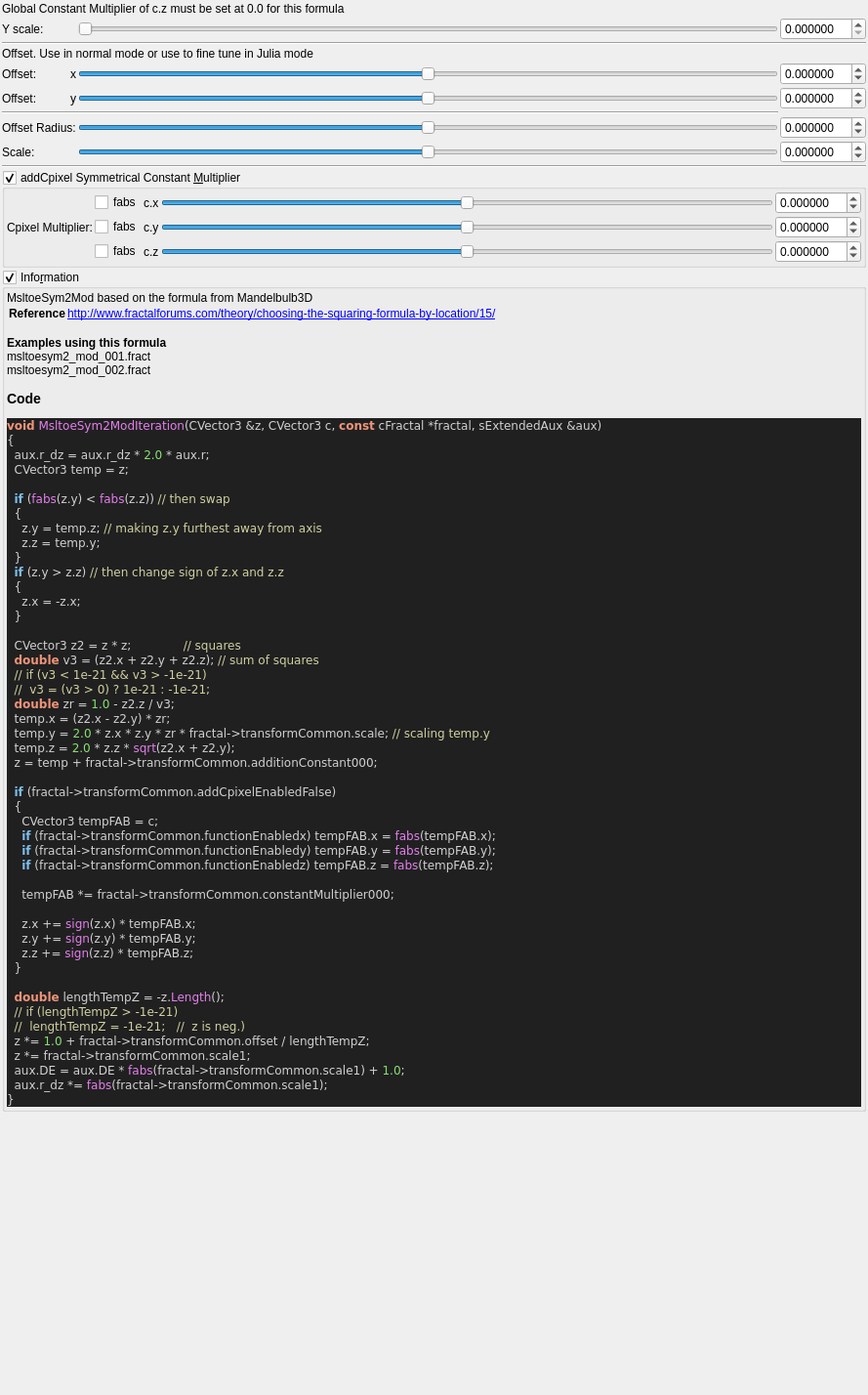
<?xml version="1.0" encoding="UTF-8"?>
<ui version="4.0">
 <class>msltoe_sym2_mod</class>
 <widget class="QWidget" name="Form">
  <property name="geometry">
   <rect>
    <x>0</x>
    <y>0</y>
    <width>889</width>
    <height>1428</height>
   </rect>
  </property>
  <property name="windowTitle">
   <string notr="true">msltoe_sym2_mod</string>
  </property>
  <layout class="QVBoxLayout" name="verticalLayout">
   <property name="spacing">
    <number>2</number>
   </property>
   <property name="leftMargin">
    <number>2</number>
   </property>
   <property name="topMargin">
    <number>2</number>
   </property>
   <property name="rightMargin">
    <number>2</number>
   </property>
   <property name="bottomMargin">
    <number>2</number>
   </property>
   <item>
    <layout class="QGridLayout" name="gridLayout_64">
     <property name="spacing">
      <number>2</number>
     </property>
     <item row="1" column="4">
      <widget class="MyDoubleSpinBox" name="spinbox_transf_scale">
       <property name="sizePolicy">
        <sizepolicy hsizetype="Minimum" vsizetype="Maximum">
         <horstretch>0</horstretch>
         <verstretch>0</verstretch>
        </sizepolicy>
       </property>
       <property name="prefix">
        <string/>
       </property>
       <property name="suffix">
        <string/>
       </property>
       <property name="decimals">
        <number>6</number>
       </property>
       <property name="minimum">
        <double>0.000000000000000</double>
       </property>
       <property name="maximum">
        <double>9.999000000000001</double>
       </property>
       <property name="singleStep">
        <double>0.100000000000000</double>
       </property>
      </widget>
     </item>
     <item row="4" column="2">
      <widget class="QLabel" name="label_257">
       <property name="text">
        <string notr="true">x</string>
       </property>
       <property name="alignment">
        <set>Qt::AlignRight|Qt::AlignTrailing|Qt::AlignVCenter</set>
       </property>
      </widget>
     </item>
     <item row="5" column="3">
      <widget class="QSlider" name="slider3_transf_addition_constant_y">
       <property name="sizePolicy">
        <sizepolicy hsizetype="Expanding" vsizetype="Maximum">
         <horstretch>0</horstretch>
         <verstretch>0</verstretch>
        </sizepolicy>
       </property>
       <property name="minimum">
        <number>-5000000</number>
       </property>
       <property name="maximum">
        <number>5000000</number>
       </property>
       <property name="singleStep">
        <number>1</number>
       </property>
       <property name="orientation">
        <enum>Qt::Horizontal</enum>
       </property>
      </widget>
     </item>
     <item row="7" column="3">
      <widget class="QSlider" name="slider_transf_offset">
       <property name="sizePolicy">
        <sizepolicy hsizetype="Expanding" vsizetype="Maximum">
         <horstretch>0</horstretch>
         <verstretch>0</verstretch>
        </sizepolicy>
       </property>
       <property name="minimum">
        <number>-2000000</number>
       </property>
       <property name="maximum">
        <number>2000000</number>
       </property>
       <property name="value">
        <number>0</number>
       </property>
       <property name="sliderPosition">
        <number>0</number>
       </property>
       <property name="orientation">
        <enum>Qt::Horizontal</enum>
       </property>
      </widget>
     </item>
     <item row="5" column="4">
      <widget class="MyDoubleSpinBox" name="spinbox3_transf_addition_constant_y">
       <property name="sizePolicy">
        <sizepolicy hsizetype="Minimum" vsizetype="Maximum">
         <horstretch>0</horstretch>
         <verstretch>0</verstretch>
        </sizepolicy>
       </property>
       <property name="prefix">
        <string/>
       </property>
       <property name="suffix">
        <string/>
       </property>
       <property name="decimals">
        <number>6</number>
       </property>
       <property name="minimum">
        <double>-99.989999999999995</double>
       </property>
       <property name="maximum">
        <double>99.989999999999995</double>
       </property>
       <property name="singleStep">
        <double>0.100000000000000</double>
       </property>
      </widget>
     </item>
     <item row="0" column="1" colspan="4">
      <widget class="QLabel" name="label_2">
       <property name="text">
        <string>Global Constant Multiplier of c.z must be set at 0.0 for this formula</string>
       </property>
      </widget>
     </item>
     <item row="4" column="4">
      <widget class="MyDoubleSpinBox" name="spinbox3_transf_addition_constant_x">
       <property name="sizePolicy">
        <sizepolicy hsizetype="Minimum" vsizetype="Maximum">
         <horstretch>0</horstretch>
         <verstretch>0</verstretch>
        </sizepolicy>
       </property>
       <property name="prefix">
        <string/>
       </property>
       <property name="suffix">
        <string/>
       </property>
       <property name="decimals">
        <number>6</number>
       </property>
       <property name="minimum">
        <double>-99.989999999999995</double>
       </property>
       <property name="maximum">
        <double>99.989999999999995</double>
       </property>
       <property name="singleStep">
        <double>0.100000000000000</double>
       </property>
      </widget>
     </item>
     <item row="2" column="1" colspan="4">
      <widget class="Line" name="line_56">
       <property name="orientation">
        <enum>Qt::Horizontal</enum>
       </property>
      </widget>
     </item>
     <item row="4" column="1">
      <widget class="QLabel" name="label_268">
       <property name="text">
        <string>Offset:</string>
       </property>
      </widget>
     </item>
     <item row="1" column="3">
      <widget class="QSlider" name="slider_transf_scale">
       <property name="sizePolicy">
        <sizepolicy hsizetype="Expanding" vsizetype="Maximum">
         <horstretch>0</horstretch>
         <verstretch>0</verstretch>
        </sizepolicy>
       </property>
       <property name="minimum">
        <number>0</number>
       </property>
       <property name="maximum">
        <number>1000000</number>
       </property>
       <property name="singleStep">
        <number>1</number>
       </property>
       <property name="pageStep">
        <number>100</number>
       </property>
       <property name="orientation">
        <enum>Qt::Horizontal</enum>
       </property>
      </widget>
     </item>
     <item row="5" column="1">
      <widget class="QLabel" name="label_267">
       <property name="text">
        <string>Offset:</string>
       </property>
      </widget>
     </item>
     <item row="4" column="3">
      <widget class="QSlider" name="slider3_transf_addition_constant_x">
       <property name="sizePolicy">
        <sizepolicy hsizetype="Preferred" vsizetype="Preferred">
         <horstretch>0</horstretch>
         <verstretch>0</verstretch>
        </sizepolicy>
       </property>
       <property name="minimum">
        <number>-5000000</number>
       </property>
       <property name="maximum">
        <number>5000000</number>
       </property>
       <property name="singleStep">
        <number>1</number>
       </property>
       <property name="orientation">
        <enum>Qt::Horizontal</enum>
       </property>
      </widget>
     </item>
     <item row="5" column="2">
      <widget class="QLabel" name="label_264">
       <property name="text">
        <string notr="true">y</string>
       </property>
       <property name="alignment">
        <set>Qt::AlignRight|Qt::AlignTrailing|Qt::AlignVCenter</set>
       </property>
      </widget>
     </item>
     <item row="1" column="1" colspan="2">
      <widget class="QLabel" name="label_8">
       <property name="text">
        <string>Y scale:</string>
       </property>
      </widget>
     </item>
     <item row="3" column="1" colspan="4">
      <widget class="QLabel" name="label">
       <property name="text">
        <string>Offset. Use in normal mode or use to fine tune in Julia mode</string>
       </property>
      </widget>
     </item>
     <item row="7" column="1" colspan="2">
      <widget class="QLabel" name="label_146">
       <property name="text">
        <string>Offset Radius:</string>
       </property>
      </widget>
     </item>
     <item row="8" column="1" colspan="2">
      <widget class="QLabel" name="label_147">
       <property name="text">
        <string>Scale:</string>
       </property>
      </widget>
     </item>
     <item row="8" column="3">
      <widget class="QSlider" name="slider_transf_scale_1">
       <property name="sizePolicy">
        <sizepolicy hsizetype="Expanding" vsizetype="Maximum">
         <horstretch>0</horstretch>
         <verstretch>0</verstretch>
        </sizepolicy>
       </property>
       <property name="minimum">
        <number>-2000000</number>
       </property>
       <property name="maximum">
        <number>2000000</number>
       </property>
       <property name="value">
        <number>0</number>
       </property>
       <property name="sliderPosition">
        <number>0</number>
       </property>
       <property name="orientation">
        <enum>Qt::Horizontal</enum>
       </property>
      </widget>
     </item>
     <item row="7" column="4">
      <widget class="MyDoubleSpinBox" name="spinbox_transf_offset">
       <property name="sizePolicy">
        <sizepolicy hsizetype="Minimum" vsizetype="Maximum">
         <horstretch>0</horstretch>
         <verstretch>0</verstretch>
        </sizepolicy>
       </property>
       <property name="prefix">
        <string/>
       </property>
       <property name="suffix">
        <string/>
       </property>
       <property name="decimals">
        <number>6</number>
       </property>
       <property name="minimum">
        <double>-99.998999999999995</double>
       </property>
       <property name="maximum">
        <double>99.998999999999995</double>
       </property>
       <property name="singleStep">
        <double>0.100000000000000</double>
       </property>
      </widget>
     </item>
     <item row="8" column="4">
      <widget class="MyDoubleSpinBox" name="spinbox_transf_scale_1">
       <property name="sizePolicy">
        <sizepolicy hsizetype="Minimum" vsizetype="Maximum">
         <horstretch>0</horstretch>
         <verstretch>0</verstretch>
        </sizepolicy>
       </property>
       <property name="prefix">
        <string/>
       </property>
       <property name="suffix">
        <string/>
       </property>
       <property name="decimals">
        <number>6</number>
       </property>
       <property name="minimum">
        <double>-99.998999999999995</double>
       </property>
       <property name="maximum">
        <double>99.998999999999995</double>
       </property>
       <property name="singleStep">
        <double>0.100000000000000</double>
       </property>
      </widget>
     </item>
     <item row="6" column="1" colspan="3">
      <widget class="Line" name="line_59">
       <property name="orientation">
        <enum>Qt::Horizontal</enum>
       </property>
      </widget>
     </item>
    </layout>
   </item>
   <item>
    <layout class="QGridLayout" name="gridLayout_3">
     <property name="spacing">
      <number>2</number>
     </property>
     <item row="0" column="1">
      <widget class="Line" name="line_60">
       <property name="orientation">
        <enum>Qt::Horizontal</enum>
       </property>
      </widget>
     </item>
    </layout>
   </item>
   <item>
    <widget class="MyGroupBox" name="groupCheck_transf_addCpixel_enabled_false">
     <property name="toolTip">
      <string>&lt;html&gt;&lt;head/&gt;&lt;body&gt;&lt;p&gt;Cpixel is CVector3 c = ( c.x, c.y, c.z). It is each original point (pixel) in 3D space where the iteration starts from, ( c = original z for each point .) It is commonly found in formula structures z = f(z) + c.&lt;/p&gt;&lt;p&gt;The Cpixel multiplier effectively scales this point &amp;quot;c&amp;quot; towards the origin.&lt;/p&gt;&lt;p&gt;This transform allows the addition or subtraction of Cpixel, dependent on whether z is postive or negative.&lt;/p&gt;&lt;p&gt;e.g if &lt;span style=&quot; font-style:italic;&quot;&gt;z.x&lt;/span&gt; is positive then &lt;span style=&quot; font-style:italic;&quot;&gt;fabs(c.x)&lt;/span&gt; is added, if &lt;span style=&quot; font-style:italic;&quot;&gt;z.x&lt;/span&gt; is negative then &lt;span style=&quot; font-style:italic;&quot;&gt;fabs(c)&lt;/span&gt; is subtracted. &lt;/p&gt;&lt;p&gt;Also try negative addCpixel constant multipliers.&lt;/p&gt;&lt;p&gt;If checkBoxes are disabled then Cpixel remains signed.&lt;/p&gt;&lt;p&gt;&lt;br/&gt;&lt;/p&gt;&lt;/body&gt;&lt;/html&gt;</string>
     </property>
     <property name="title">
      <string>addCpixel Symmetrical Constant &amp;Multiplier</string>
     </property>
     <property name="checkable">
      <bool>true</bool>
     </property>
     <layout class="QVBoxLayout" name="verticalLayout_49">
      <property name="spacing">
       <number>2</number>
      </property>
      <property name="leftMargin">
       <number>2</number>
      </property>
      <property name="topMargin">
       <number>2</number>
      </property>
      <property name="rightMargin">
       <number>2</number>
      </property>
      <property name="bottomMargin">
       <number>2</number>
      </property>
      <item>
       <layout class="QGridLayout" name="gridLayout_23">
        <property name="spacing">
         <number>2</number>
        </property>
        <item row="0" column="4">
         <widget class="MyDoubleSpinBox" name="spinbox3_transf_constant_multiplier_000_x">
          <property name="sizePolicy">
           <sizepolicy hsizetype="Minimum" vsizetype="Maximum">
            <horstretch>0</horstretch>
            <verstretch>0</verstretch>
           </sizepolicy>
          </property>
          <property name="prefix">
           <string/>
          </property>
          <property name="suffix">
           <string/>
          </property>
          <property name="decimals">
           <number>6</number>
          </property>
          <property name="minimum">
           <double>-99.989999999999995</double>
          </property>
          <property name="maximum">
           <double>99.989999999999995</double>
          </property>
          <property name="singleStep">
           <double>0.100000000000000</double>
          </property>
         </widget>
        </item>
        <item row="0" column="2">
         <widget class="QLabel" name="label_109">
          <property name="text">
           <string notr="true">c.x</string>
          </property>
         </widget>
        </item>
        <item row="1" column="4">
         <widget class="MyDoubleSpinBox" name="spinbox3_transf_constant_multiplier_000_y">
          <property name="sizePolicy">
           <sizepolicy hsizetype="Minimum" vsizetype="Maximum">
            <horstretch>0</horstretch>
            <verstretch>0</verstretch>
           </sizepolicy>
          </property>
          <property name="prefix">
           <string/>
          </property>
          <property name="suffix">
           <string/>
          </property>
          <property name="decimals">
           <number>6</number>
          </property>
          <property name="minimum">
           <double>-99.989999999999995</double>
          </property>
          <property name="maximum">
           <double>99.989999999999995</double>
          </property>
          <property name="singleStep">
           <double>0.100000000000000</double>
          </property>
         </widget>
        </item>
        <item row="2" column="4">
         <widget class="MyDoubleSpinBox" name="spinbox3_transf_constant_multiplier_000_z">
          <property name="sizePolicy">
           <sizepolicy hsizetype="Minimum" vsizetype="Maximum">
            <horstretch>0</horstretch>
            <verstretch>0</verstretch>
           </sizepolicy>
          </property>
          <property name="prefix">
           <string/>
          </property>
          <property name="suffix">
           <string/>
          </property>
          <property name="decimals">
           <number>6</number>
          </property>
          <property name="minimum">
           <double>-99.989999999999995</double>
          </property>
          <property name="maximum">
           <double>99.989999999999995</double>
          </property>
          <property name="singleStep">
           <double>0.100000000000000</double>
          </property>
         </widget>
        </item>
        <item row="1" column="2">
         <widget class="QLabel" name="label_110">
          <property name="text">
           <string notr="true">c.y</string>
          </property>
         </widget>
        </item>
        <item row="2" column="2">
         <widget class="QLabel" name="label_111">
          <property name="text">
           <string notr="true">c.z</string>
          </property>
         </widget>
        </item>
        <item row="0" column="3">
         <widget class="QSlider" name="slider3_transf_constant_multiplier_000_x">
          <property name="sizePolicy">
           <sizepolicy hsizetype="Expanding" vsizetype="Maximum">
            <horstretch>0</horstretch>
            <verstretch>0</verstretch>
           </sizepolicy>
          </property>
          <property name="minimum">
           <number>-10000000</number>
          </property>
          <property name="maximum">
           <number>10000000</number>
          </property>
          <property name="value">
           <number>0</number>
          </property>
          <property name="sliderPosition">
           <number>0</number>
          </property>
          <property name="orientation">
           <enum>Qt::Horizontal</enum>
          </property>
         </widget>
        </item>
        <item row="1" column="3">
         <widget class="QSlider" name="slider3_transf_constant_multiplier_000_y">
          <property name="sizePolicy">
           <sizepolicy hsizetype="Expanding" vsizetype="Maximum">
            <horstretch>0</horstretch>
            <verstretch>0</verstretch>
           </sizepolicy>
          </property>
          <property name="minimum">
           <number>-10000000</number>
          </property>
          <property name="maximum">
           <number>10000000</number>
          </property>
          <property name="value">
           <number>0</number>
          </property>
          <property name="sliderPosition">
           <number>0</number>
          </property>
          <property name="orientation">
           <enum>Qt::Horizontal</enum>
          </property>
         </widget>
        </item>
        <item row="2" column="3">
         <widget class="QSlider" name="slider3_transf_constant_multiplier_000_z">
          <property name="sizePolicy">
           <sizepolicy hsizetype="Expanding" vsizetype="Maximum">
            <horstretch>0</horstretch>
            <verstretch>0</verstretch>
           </sizepolicy>
          </property>
          <property name="minimum">
           <number>-10000000</number>
          </property>
          <property name="maximum">
           <number>10000000</number>
          </property>
          <property name="value">
           <number>0</number>
          </property>
          <property name="sliderPosition">
           <number>0</number>
          </property>
          <property name="orientation">
           <enum>Qt::Horizontal</enum>
          </property>
         </widget>
        </item>
        <item row="2" column="1">
         <widget class="QCheckBox" name="checkBox_transf_function_enabledz">
          <property name="text">
           <string notr="true">fabs</string>
          </property>
         </widget>
        </item>
        <item row="0" column="1">
         <widget class="QCheckBox" name="checkBox_transf_function_enabledx">
          <property name="text">
           <string notr="true">fabs</string>
          </property>
         </widget>
        </item>
        <item row="1" column="1">
         <widget class="QCheckBox" name="checkBox_transf_function_enabledy">
          <property name="text">
           <string notr="true">fabs</string>
          </property>
         </widget>
        </item>
        <item row="1" column="0">
         <widget class="QLabel" name="label_112">
          <property name="text">
           <string>Cpixel Multiplier:</string>
          </property>
         </widget>
        </item>
       </layout>
      </item>
     </layout>
    </widget>
   </item>
   <item>
    <widget class="MyGroupBox" name="groupCheck_info">
     <property name="title">
      <string>Info&amp;rmation</string>
     </property>
     <property name="flat">
      <bool>false</bool>
     </property>
     <property name="checkable">
      <bool>true</bool>
     </property>
     <layout class="QVBoxLayout" name="verticalLayout_2">
      <property name="spacing">
       <number>2</number>
      </property>
      <property name="leftMargin">
       <number>2</number>
      </property>
      <property name="topMargin">
       <number>2</number>
      </property>
      <property name="rightMargin">
       <number>2</number>
      </property>
      <property name="bottomMargin">
       <number>2</number>
      </property>
      <item>
       <widget class="QLabel" name="label_code_content">
        <property name="text">
         <string notr="true">&lt;p&gt;MsltoeSym2Mod based on the formula from Mandelbulb3D&lt;/p&gt;&lt;table&gt;
&lt;tr&gt;&lt;th&gt;Reference&lt;/th&gt;&lt;td&gt;&lt;a href=&quot;http://www.fractalforums.com/theory/choosing-the-squaring-formula-by-location/15/&quot;&gt;http://www.fractalforums.com/theory/choosing-the-squaring-formula-by-location/15/&lt;br&gt;
&lt;/td&gt;&lt;/tr&gt;
&lt;/table&gt;
&lt;br&gt;&lt;b&gt;Examples using this formula&lt;/b&gt;&lt;br&gt;msltoesym2_mod_001.fract&lt;br&gt;msltoesym2_mod_002.fract&lt;h3&gt;Code&lt;/h3&gt;
&lt;body style=&quot;background-color:#202020&quot;&gt;
&lt;pre style=&quot;color:#d0d0d0; background-color:#202020;  font-family:'Courier New',monospace;&quot;&gt;&lt;span style=&quot;color:#f09479; font-weight:bold&quot;&gt;void&lt;/span&gt; &lt;span style=&quot;color:#e47eed&quot;&gt;MsltoeSym2ModIteration&lt;/span&gt;&lt;span style=&quot;color:#d0d0d0&quot;&gt;(&lt;/span&gt;CVector3 &lt;span style=&quot;color:#d0d0d0&quot;&gt;&amp;amp;&lt;/span&gt;z&lt;span style=&quot;color:#d0d0d0&quot;&gt;,&lt;/span&gt; CVector3 c&lt;span style=&quot;color:#d0d0d0&quot;&gt;,&lt;/span&gt; &lt;span style=&quot;color:#f09479; font-weight:bold&quot;&gt;const&lt;/span&gt; cFractal &lt;span style=&quot;color:#d0d0d0&quot;&gt;*&lt;/span&gt;fractal&lt;span style=&quot;color:#d0d0d0&quot;&gt;,&lt;/span&gt; sExtendedAux &lt;span style=&quot;color:#d0d0d0&quot;&gt;&amp;amp;&lt;/span&gt;aux&lt;span style=&quot;color:#d0d0d0&quot;&gt;)&lt;/span&gt;
&lt;span style=&quot;color:#d0d0d0&quot;&gt;{&lt;/span&gt;
  aux&lt;span style=&quot;color:#d0d0d0&quot;&gt;.&lt;/span&gt;r_dz &lt;span style=&quot;color:#d0d0d0&quot;&gt;=&lt;/span&gt; aux&lt;span style=&quot;color:#d0d0d0&quot;&gt;.&lt;/span&gt;r_dz &lt;span style=&quot;color:#d0d0d0&quot;&gt;*&lt;/span&gt; &lt;span style=&quot;color:#87df71&quot;&gt;2.0&lt;/span&gt; &lt;span style=&quot;color:#d0d0d0&quot;&gt;*&lt;/span&gt; aux&lt;span style=&quot;color:#d0d0d0&quot;&gt;.&lt;/span&gt;r&lt;span style=&quot;color:#d0d0d0&quot;&gt;;&lt;/span&gt;
  CVector3 temp &lt;span style=&quot;color:#d0d0d0&quot;&gt;=&lt;/span&gt; z&lt;span style=&quot;color:#d0d0d0&quot;&gt;;&lt;/span&gt;

  &lt;span style=&quot;color:#7ec0ee; font-weight:bold&quot;&gt;if&lt;/span&gt; &lt;span style=&quot;color:#d0d0d0&quot;&gt;(&lt;/span&gt;&lt;span style=&quot;color:#e47eed&quot;&gt;fabs&lt;/span&gt;&lt;span style=&quot;color:#d0d0d0&quot;&gt;(&lt;/span&gt;z&lt;span style=&quot;color:#d0d0d0&quot;&gt;.&lt;/span&gt;y&lt;span style=&quot;color:#d0d0d0&quot;&gt;) &amp;lt;&lt;/span&gt; &lt;span style=&quot;color:#e47eed&quot;&gt;fabs&lt;/span&gt;&lt;span style=&quot;color:#d0d0d0&quot;&gt;(&lt;/span&gt;z&lt;span style=&quot;color:#d0d0d0&quot;&gt;.&lt;/span&gt;z&lt;span style=&quot;color:#d0d0d0&quot;&gt;))&lt;/span&gt; &lt;span style=&quot;color:#d0d0a0&quot;&gt;// then swap&lt;/span&gt;
  &lt;span style=&quot;color:#d0d0d0&quot;&gt;{&lt;/span&gt;
    z&lt;span style=&quot;color:#d0d0d0&quot;&gt;.&lt;/span&gt;y &lt;span style=&quot;color:#d0d0d0&quot;&gt;=&lt;/span&gt; temp&lt;span style=&quot;color:#d0d0d0&quot;&gt;.&lt;/span&gt;z&lt;span style=&quot;color:#d0d0d0&quot;&gt;;&lt;/span&gt; &lt;span style=&quot;color:#d0d0a0&quot;&gt;// making z.y furthest away from axis&lt;/span&gt;
    z&lt;span style=&quot;color:#d0d0d0&quot;&gt;.&lt;/span&gt;z &lt;span style=&quot;color:#d0d0d0&quot;&gt;=&lt;/span&gt; temp&lt;span style=&quot;color:#d0d0d0&quot;&gt;.&lt;/span&gt;y&lt;span style=&quot;color:#d0d0d0&quot;&gt;;&lt;/span&gt;
  &lt;span style=&quot;color:#d0d0d0&quot;&gt;}&lt;/span&gt;
  &lt;span style=&quot;color:#7ec0ee; font-weight:bold&quot;&gt;if&lt;/span&gt; &lt;span style=&quot;color:#d0d0d0&quot;&gt;(&lt;/span&gt;z&lt;span style=&quot;color:#d0d0d0&quot;&gt;.&lt;/span&gt;y &lt;span style=&quot;color:#d0d0d0&quot;&gt;&amp;gt;&lt;/span&gt; z&lt;span style=&quot;color:#d0d0d0&quot;&gt;.&lt;/span&gt;z&lt;span style=&quot;color:#d0d0d0&quot;&gt;)&lt;/span&gt; &lt;span style=&quot;color:#d0d0a0&quot;&gt;// then change sign of z.x and z.z&lt;/span&gt;
  &lt;span style=&quot;color:#d0d0d0&quot;&gt;{&lt;/span&gt;
    z&lt;span style=&quot;color:#d0d0d0&quot;&gt;.&lt;/span&gt;x &lt;span style=&quot;color:#d0d0d0&quot;&gt;= -&lt;/span&gt;z&lt;span style=&quot;color:#d0d0d0&quot;&gt;.&lt;/span&gt;x&lt;span style=&quot;color:#d0d0d0&quot;&gt;;&lt;/span&gt;
  &lt;span style=&quot;color:#d0d0d0&quot;&gt;}&lt;/span&gt;

  CVector3 z2 &lt;span style=&quot;color:#d0d0d0&quot;&gt;=&lt;/span&gt; z &lt;span style=&quot;color:#d0d0d0&quot;&gt;*&lt;/span&gt; z&lt;span style=&quot;color:#d0d0d0&quot;&gt;;&lt;/span&gt;              &lt;span style=&quot;color:#d0d0a0&quot;&gt;// squares&lt;/span&gt;
  &lt;span style=&quot;color:#f09479; font-weight:bold&quot;&gt;double&lt;/span&gt; v3 &lt;span style=&quot;color:#d0d0d0&quot;&gt;= (&lt;/span&gt;z2&lt;span style=&quot;color:#d0d0d0&quot;&gt;.&lt;/span&gt;x &lt;span style=&quot;color:#d0d0d0&quot;&gt;+&lt;/span&gt; z2&lt;span style=&quot;color:#d0d0d0&quot;&gt;.&lt;/span&gt;y &lt;span style=&quot;color:#d0d0d0&quot;&gt;+&lt;/span&gt; z2&lt;span style=&quot;color:#d0d0d0&quot;&gt;.&lt;/span&gt;z&lt;span style=&quot;color:#d0d0d0&quot;&gt;);&lt;/span&gt; &lt;span style=&quot;color:#d0d0a0&quot;&gt;// sum of squares&lt;/span&gt;
  &lt;span style=&quot;color:#d0d0a0&quot;&gt;// if (v3 &amp;lt; 1e-21 &amp;amp;&amp;amp; v3 &amp;gt; -1e-21)&lt;/span&gt;
  &lt;span style=&quot;color:#d0d0a0&quot;&gt;//  v3 = (v3 &amp;gt; 0) ? 1e-21 : -1e-21;&lt;/span&gt;
  &lt;span style=&quot;color:#f09479; font-weight:bold&quot;&gt;double&lt;/span&gt; zr &lt;span style=&quot;color:#d0d0d0&quot;&gt;=&lt;/span&gt; &lt;span style=&quot;color:#87df71&quot;&gt;1.0&lt;/span&gt; &lt;span style=&quot;color:#d0d0d0&quot;&gt;-&lt;/span&gt; z2&lt;span style=&quot;color:#d0d0d0&quot;&gt;.&lt;/span&gt;z &lt;span style=&quot;color:#d0d0d0&quot;&gt;/&lt;/span&gt; v3&lt;span style=&quot;color:#d0d0d0&quot;&gt;;&lt;/span&gt;
  temp&lt;span style=&quot;color:#d0d0d0&quot;&gt;.&lt;/span&gt;x &lt;span style=&quot;color:#d0d0d0&quot;&gt;= (&lt;/span&gt;z2&lt;span style=&quot;color:#d0d0d0&quot;&gt;.&lt;/span&gt;x &lt;span style=&quot;color:#d0d0d0&quot;&gt;-&lt;/span&gt; z2&lt;span style=&quot;color:#d0d0d0&quot;&gt;.&lt;/span&gt;y&lt;span style=&quot;color:#d0d0d0&quot;&gt;) *&lt;/span&gt; zr&lt;span style=&quot;color:#d0d0d0&quot;&gt;;&lt;/span&gt;
  temp&lt;span style=&quot;color:#d0d0d0&quot;&gt;.&lt;/span&gt;y &lt;span style=&quot;color:#d0d0d0&quot;&gt;=&lt;/span&gt; &lt;span style=&quot;color:#87df71&quot;&gt;2.0&lt;/span&gt; &lt;span style=&quot;color:#d0d0d0&quot;&gt;*&lt;/span&gt; z&lt;span style=&quot;color:#d0d0d0&quot;&gt;.&lt;/span&gt;x &lt;span style=&quot;color:#d0d0d0&quot;&gt;*&lt;/span&gt; z&lt;span style=&quot;color:#d0d0d0&quot;&gt;.&lt;/span&gt;y &lt;span style=&quot;color:#d0d0d0&quot;&gt;*&lt;/span&gt; zr &lt;span style=&quot;color:#d0d0d0&quot;&gt;*&lt;/span&gt; fractal&lt;span style=&quot;color:#d0d0d0&quot;&gt;-&amp;gt;&lt;/span&gt;transformCommon&lt;span style=&quot;color:#d0d0d0&quot;&gt;.&lt;/span&gt;scale&lt;span style=&quot;color:#d0d0d0&quot;&gt;;&lt;/span&gt; &lt;span style=&quot;color:#d0d0a0&quot;&gt;// scaling temp.y&lt;/span&gt;
  temp&lt;span style=&quot;color:#d0d0d0&quot;&gt;.&lt;/span&gt;z &lt;span style=&quot;color:#d0d0d0&quot;&gt;=&lt;/span&gt; &lt;span style=&quot;color:#87df71&quot;&gt;2.0&lt;/span&gt; &lt;span style=&quot;color:#d0d0d0&quot;&gt;*&lt;/span&gt; z&lt;span style=&quot;color:#d0d0d0&quot;&gt;.&lt;/span&gt;z &lt;span style=&quot;color:#d0d0d0&quot;&gt;*&lt;/span&gt; &lt;span style=&quot;color:#e47eed&quot;&gt;sqrt&lt;/span&gt;&lt;span style=&quot;color:#d0d0d0&quot;&gt;(&lt;/span&gt;z2&lt;span style=&quot;color:#d0d0d0&quot;&gt;.&lt;/span&gt;x &lt;span style=&quot;color:#d0d0d0&quot;&gt;+&lt;/span&gt; z2&lt;span style=&quot;color:#d0d0d0&quot;&gt;.&lt;/span&gt;y&lt;span style=&quot;color:#d0d0d0&quot;&gt;);&lt;/span&gt;
  z &lt;span style=&quot;color:#d0d0d0&quot;&gt;=&lt;/span&gt; temp &lt;span style=&quot;color:#d0d0d0&quot;&gt;+&lt;/span&gt; fractal&lt;span style=&quot;color:#d0d0d0&quot;&gt;-&amp;gt;&lt;/span&gt;transformCommon&lt;span style=&quot;color:#d0d0d0&quot;&gt;.&lt;/span&gt;additionConstant000&lt;span style=&quot;color:#d0d0d0&quot;&gt;;&lt;/span&gt;

  &lt;span style=&quot;color:#7ec0ee; font-weight:bold&quot;&gt;if&lt;/span&gt; &lt;span style=&quot;color:#d0d0d0&quot;&gt;(&lt;/span&gt;fractal&lt;span style=&quot;color:#d0d0d0&quot;&gt;-&amp;gt;&lt;/span&gt;transformCommon&lt;span style=&quot;color:#d0d0d0&quot;&gt;.&lt;/span&gt;addCpixelEnabledFalse&lt;span style=&quot;color:#d0d0d0&quot;&gt;)&lt;/span&gt;
  &lt;span style=&quot;color:#d0d0d0&quot;&gt;{&lt;/span&gt;
    CVector3 tempFAB &lt;span style=&quot;color:#d0d0d0&quot;&gt;=&lt;/span&gt; c&lt;span style=&quot;color:#d0d0d0&quot;&gt;;&lt;/span&gt;
    &lt;span style=&quot;color:#7ec0ee; font-weight:bold&quot;&gt;if&lt;/span&gt; &lt;span style=&quot;color:#d0d0d0&quot;&gt;(&lt;/span&gt;fractal&lt;span style=&quot;color:#d0d0d0&quot;&gt;-&amp;gt;&lt;/span&gt;transformCommon&lt;span style=&quot;color:#d0d0d0&quot;&gt;.&lt;/span&gt;functionEnabledx&lt;span style=&quot;color:#d0d0d0&quot;&gt;)&lt;/span&gt; tempFAB&lt;span style=&quot;color:#d0d0d0&quot;&gt;.&lt;/span&gt;x &lt;span style=&quot;color:#d0d0d0&quot;&gt;=&lt;/span&gt; &lt;span style=&quot;color:#e47eed&quot;&gt;fabs&lt;/span&gt;&lt;span style=&quot;color:#d0d0d0&quot;&gt;(&lt;/span&gt;tempFAB&lt;span style=&quot;color:#d0d0d0&quot;&gt;.&lt;/span&gt;x&lt;span style=&quot;color:#d0d0d0&quot;&gt;);&lt;/span&gt;
    &lt;span style=&quot;color:#7ec0ee; font-weight:bold&quot;&gt;if&lt;/span&gt; &lt;span style=&quot;color:#d0d0d0&quot;&gt;(&lt;/span&gt;fractal&lt;span style=&quot;color:#d0d0d0&quot;&gt;-&amp;gt;&lt;/span&gt;transformCommon&lt;span style=&quot;color:#d0d0d0&quot;&gt;.&lt;/span&gt;functionEnabledy&lt;span style=&quot;color:#d0d0d0&quot;&gt;)&lt;/span&gt; tempFAB&lt;span style=&quot;color:#d0d0d0&quot;&gt;.&lt;/span&gt;y &lt;span style=&quot;color:#d0d0d0&quot;&gt;=&lt;/span&gt; &lt;span style=&quot;color:#e47eed&quot;&gt;fabs&lt;/span&gt;&lt;span style=&quot;color:#d0d0d0&quot;&gt;(&lt;/span&gt;tempFAB&lt;span style=&quot;color:#d0d0d0&quot;&gt;.&lt;/span&gt;y&lt;span style=&quot;color:#d0d0d0&quot;&gt;);&lt;/span&gt;
    &lt;span style=&quot;color:#7ec0ee; font-weight:bold&quot;&gt;if&lt;/span&gt; &lt;span style=&quot;color:#d0d0d0&quot;&gt;(&lt;/span&gt;fractal&lt;span style=&quot;color:#d0d0d0&quot;&gt;-&amp;gt;&lt;/span&gt;transformCommon&lt;span style=&quot;color:#d0d0d0&quot;&gt;.&lt;/span&gt;functionEnabledz&lt;span style=&quot;color:#d0d0d0&quot;&gt;)&lt;/span&gt; tempFAB&lt;span style=&quot;color:#d0d0d0&quot;&gt;.&lt;/span&gt;z &lt;span style=&quot;color:#d0d0d0&quot;&gt;=&lt;/span&gt; &lt;span style=&quot;color:#e47eed&quot;&gt;fabs&lt;/span&gt;&lt;span style=&quot;color:#d0d0d0&quot;&gt;(&lt;/span&gt;tempFAB&lt;span style=&quot;color:#d0d0d0&quot;&gt;.&lt;/span&gt;z&lt;span style=&quot;color:#d0d0d0&quot;&gt;);&lt;/span&gt;

    tempFAB &lt;span style=&quot;color:#d0d0d0&quot;&gt;*=&lt;/span&gt; fractal&lt;span style=&quot;color:#d0d0d0&quot;&gt;-&amp;gt;&lt;/span&gt;transformCommon&lt;span style=&quot;color:#d0d0d0&quot;&gt;.&lt;/span&gt;constantMultiplier000&lt;span style=&quot;color:#d0d0d0&quot;&gt;;&lt;/span&gt;

    z&lt;span style=&quot;color:#d0d0d0&quot;&gt;.&lt;/span&gt;x &lt;span style=&quot;color:#d0d0d0&quot;&gt;+=&lt;/span&gt; &lt;span style=&quot;color:#e47eed&quot;&gt;sign&lt;/span&gt;&lt;span style=&quot;color:#d0d0d0&quot;&gt;(&lt;/span&gt;z&lt;span style=&quot;color:#d0d0d0&quot;&gt;.&lt;/span&gt;x&lt;span style=&quot;color:#d0d0d0&quot;&gt;) *&lt;/span&gt; tempFAB&lt;span style=&quot;color:#d0d0d0&quot;&gt;.&lt;/span&gt;x&lt;span style=&quot;color:#d0d0d0&quot;&gt;;&lt;/span&gt;
    z&lt;span style=&quot;color:#d0d0d0&quot;&gt;.&lt;/span&gt;y &lt;span style=&quot;color:#d0d0d0&quot;&gt;+=&lt;/span&gt; &lt;span style=&quot;color:#e47eed&quot;&gt;sign&lt;/span&gt;&lt;span style=&quot;color:#d0d0d0&quot;&gt;(&lt;/span&gt;z&lt;span style=&quot;color:#d0d0d0&quot;&gt;.&lt;/span&gt;y&lt;span style=&quot;color:#d0d0d0&quot;&gt;) *&lt;/span&gt; tempFAB&lt;span style=&quot;color:#d0d0d0&quot;&gt;.&lt;/span&gt;y&lt;span style=&quot;color:#d0d0d0&quot;&gt;;&lt;/span&gt;
    z&lt;span style=&quot;color:#d0d0d0&quot;&gt;.&lt;/span&gt;z &lt;span style=&quot;color:#d0d0d0&quot;&gt;+=&lt;/span&gt; &lt;span style=&quot;color:#e47eed&quot;&gt;sign&lt;/span&gt;&lt;span style=&quot;color:#d0d0d0&quot;&gt;(&lt;/span&gt;z&lt;span style=&quot;color:#d0d0d0&quot;&gt;.&lt;/span&gt;z&lt;span style=&quot;color:#d0d0d0&quot;&gt;) *&lt;/span&gt; tempFAB&lt;span style=&quot;color:#d0d0d0&quot;&gt;.&lt;/span&gt;z&lt;span style=&quot;color:#d0d0d0&quot;&gt;;&lt;/span&gt;
  &lt;span style=&quot;color:#d0d0d0&quot;&gt;}&lt;/span&gt;

  &lt;span style=&quot;color:#f09479; font-weight:bold&quot;&gt;double&lt;/span&gt; lengthTempZ &lt;span style=&quot;color:#d0d0d0&quot;&gt;= -&lt;/span&gt;z&lt;span style=&quot;color:#d0d0d0&quot;&gt;.&lt;/span&gt;&lt;span style=&quot;color:#e47eed&quot;&gt;Length&lt;/span&gt;&lt;span style=&quot;color:#d0d0d0&quot;&gt;();&lt;/span&gt;
  &lt;span style=&quot;color:#d0d0a0&quot;&gt;// if (lengthTempZ &amp;gt; -1e-21)&lt;/span&gt;
  &lt;span style=&quot;color:#d0d0a0&quot;&gt;//  lengthTempZ = -1e-21;   //  z is neg.)&lt;/span&gt;
  z &lt;span style=&quot;color:#d0d0d0&quot;&gt;*=&lt;/span&gt; &lt;span style=&quot;color:#87df71&quot;&gt;1.0&lt;/span&gt; &lt;span style=&quot;color:#d0d0d0&quot;&gt;+&lt;/span&gt; fractal&lt;span style=&quot;color:#d0d0d0&quot;&gt;-&amp;gt;&lt;/span&gt;transformCommon&lt;span style=&quot;color:#d0d0d0&quot;&gt;.&lt;/span&gt;offset &lt;span style=&quot;color:#d0d0d0&quot;&gt;/&lt;/span&gt; lengthTempZ&lt;span style=&quot;color:#d0d0d0&quot;&gt;;&lt;/span&gt;
  z &lt;span style=&quot;color:#d0d0d0&quot;&gt;*=&lt;/span&gt; fractal&lt;span style=&quot;color:#d0d0d0&quot;&gt;-&amp;gt;&lt;/span&gt;transformCommon&lt;span style=&quot;color:#d0d0d0&quot;&gt;.&lt;/span&gt;scale1&lt;span style=&quot;color:#d0d0d0&quot;&gt;;&lt;/span&gt;
  aux&lt;span style=&quot;color:#d0d0d0&quot;&gt;.&lt;/span&gt;DE &lt;span style=&quot;color:#d0d0d0&quot;&gt;=&lt;/span&gt; aux&lt;span style=&quot;color:#d0d0d0&quot;&gt;.&lt;/span&gt;DE &lt;span style=&quot;color:#d0d0d0&quot;&gt;*&lt;/span&gt; &lt;span style=&quot;color:#e47eed&quot;&gt;fabs&lt;/span&gt;&lt;span style=&quot;color:#d0d0d0&quot;&gt;(&lt;/span&gt;fractal&lt;span style=&quot;color:#d0d0d0&quot;&gt;-&amp;gt;&lt;/span&gt;transformCommon&lt;span style=&quot;color:#d0d0d0&quot;&gt;.&lt;/span&gt;scale1&lt;span style=&quot;color:#d0d0d0&quot;&gt;) +&lt;/span&gt; &lt;span style=&quot;color:#87df71&quot;&gt;1.0&lt;/span&gt;&lt;span style=&quot;color:#d0d0d0&quot;&gt;;&lt;/span&gt;
  aux&lt;span style=&quot;color:#d0d0d0&quot;&gt;.&lt;/span&gt;r_dz &lt;span style=&quot;color:#d0d0d0&quot;&gt;*=&lt;/span&gt; &lt;span style=&quot;color:#e47eed&quot;&gt;fabs&lt;/span&gt;&lt;span style=&quot;color:#d0d0d0&quot;&gt;(&lt;/span&gt;fractal&lt;span style=&quot;color:#d0d0d0&quot;&gt;-&amp;gt;&lt;/span&gt;transformCommon&lt;span style=&quot;color:#d0d0d0&quot;&gt;.&lt;/span&gt;scale1&lt;span style=&quot;color:#d0d0d0&quot;&gt;);&lt;/span&gt;
&lt;span style=&quot;color:#d0d0d0&quot;&gt;}&lt;/span&gt;
&lt;/pre&gt;
&lt;/body&gt;</string>
        </property>
        <property name="wordWrap">
         <bool>true</bool>
        </property>
        <property name="openExternalLinks">
         <bool>true</bool>
        </property>
        <property name="textInteractionFlags">
         <set>Qt::LinksAccessibleByMouse|Qt::TextSelectableByMouse</set>
        </property>
       </widget>
      </item>
     </layout>
    </widget>
   </item>
   <item>
    <spacer name="verticalSpacer">
     <property name="orientation">
      <enum>Qt::Vertical</enum>
     </property>
     <property name="sizeHint" stdset="0">
      <size>
       <width>20</width>
       <height>40</height>
      </size>
     </property>
    </spacer>
   </item>
  </layout>
 </widget>
 <customwidgets>
  <customwidget>
   <class>MyGroupBox</class>
   <extends>QGroupBox</extends>
   <header>my_group_box.h</header>
   <container>1</container>
  </customwidget>
  <customwidget>
   <class>MyDoubleSpinBox</class>
   <extends>QDoubleSpinBox</extends>
   <header>my_double_spin_box.h</header>
  </customwidget>
 </customwidgets>
 <tabstops>
  <tabstop>slider_transf_scale</tabstop>
  <tabstop>spinbox_transf_scale</tabstop>
  <tabstop>slider3_transf_addition_constant_x</tabstop>
  <tabstop>spinbox3_transf_addition_constant_x</tabstop>
  <tabstop>slider3_transf_addition_constant_y</tabstop>
  <tabstop>spinbox3_transf_addition_constant_y</tabstop>
  <tabstop>slider_transf_offset</tabstop>
  <tabstop>spinbox_transf_offset</tabstop>
  <tabstop>slider_transf_scale_1</tabstop>
  <tabstop>spinbox_transf_scale_1</tabstop>
  <tabstop>groupCheck_transf_addCpixel_enabled_false</tabstop>
  <tabstop>checkBox_transf_function_enabledx</tabstop>
  <tabstop>slider3_transf_constant_multiplier_000_x</tabstop>
  <tabstop>spinbox3_transf_constant_multiplier_000_x</tabstop>
  <tabstop>checkBox_transf_function_enabledy</tabstop>
  <tabstop>slider3_transf_constant_multiplier_000_y</tabstop>
  <tabstop>spinbox3_transf_constant_multiplier_000_y</tabstop>
  <tabstop>checkBox_transf_function_enabledz</tabstop>
  <tabstop>slider3_transf_constant_multiplier_000_z</tabstop>
  <tabstop>spinbox3_transf_constant_multiplier_000_z</tabstop>
  <tabstop>groupCheck_info</tabstop>
 </tabstops>
 <resources/>
 <connections/>
</ui>
